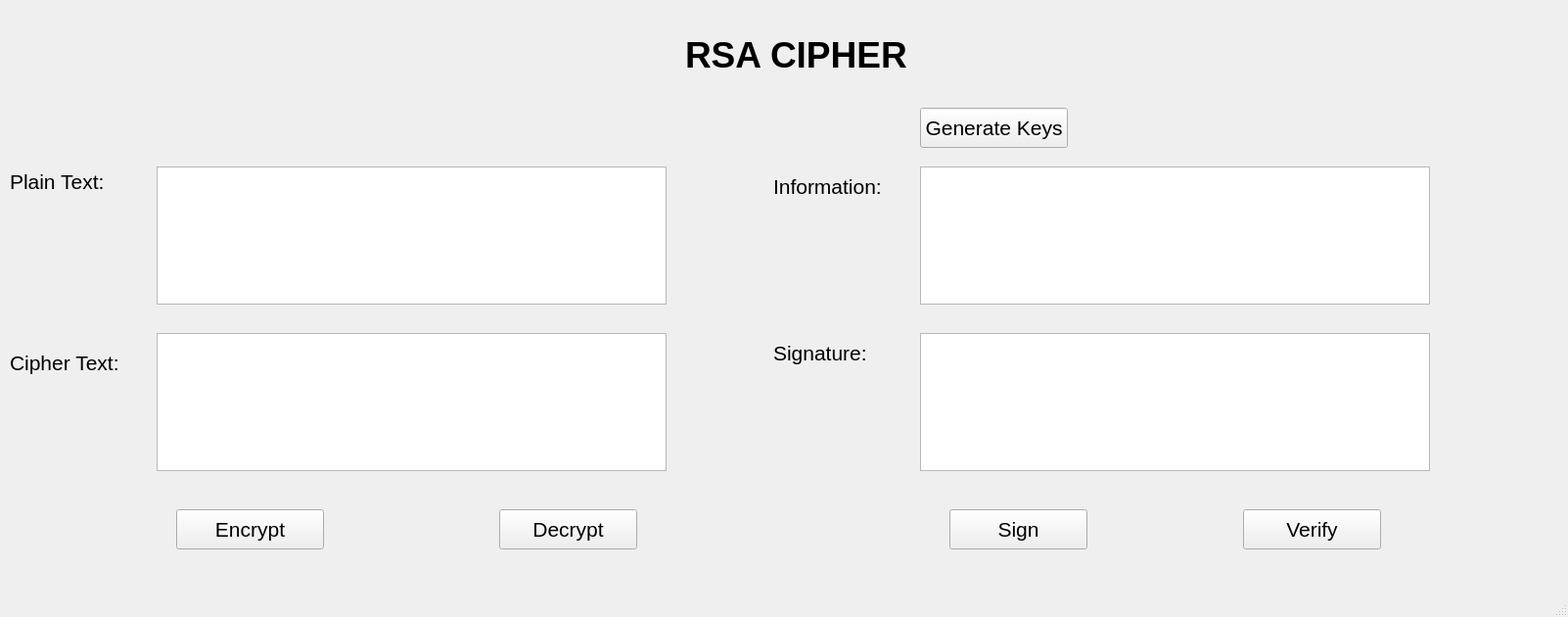
<?xml version="1.0" encoding="UTF-8"?>
<ui version="4.0">
 <class>MainWindow</class>
 <widget class="QMainWindow" name="MainWindow">
  <property name="geometry">
   <rect>
    <x>0</x>
    <y>0</y>
    <width>1602</width>
    <height>630</height>
   </rect>
  </property>
  <property name="windowTitle">
   <string>MainWindow</string>
  </property>
  <widget class="QWidget" name="centralwidget">
   <widget class="QLabel" name="label">
    <property name="geometry">
     <rect>
      <x>700</x>
      <y>30</y>
      <width>241</width>
      <height>51</height>
     </rect>
    </property>
    <property name="font">
     <font>
      <pointsize>28</pointsize>
      <weight>75</weight>
      <bold>true</bold>
     </font>
    </property>
    <property name="text">
     <string>RSA CIPHER</string>
    </property>
   </widget>
   <widget class="QPushButton" name="btn_gen_keys">
    <property name="geometry">
     <rect>
      <x>940</x>
      <y>110</y>
      <width>151</width>
      <height>41</height>
     </rect>
    </property>
    <property name="font">
     <font>
      <pointsize>16</pointsize>
     </font>
    </property>
    <property name="text">
     <string>Generate Keys</string>
    </property>
   </widget>
   <widget class="QPushButton" name="btn_encrypt">
    <property name="geometry">
     <rect>
      <x>180</x>
      <y>520</y>
      <width>151</width>
      <height>41</height>
     </rect>
    </property>
    <property name="font">
     <font>
      <pointsize>16</pointsize>
     </font>
    </property>
    <property name="text">
     <string>Encrypt</string>
    </property>
   </widget>
   <widget class="QPushButton" name="btn_decrypt">
    <property name="geometry">
     <rect>
      <x>510</x>
      <y>520</y>
      <width>141</width>
      <height>41</height>
     </rect>
    </property>
    <property name="font">
     <font>
      <pointsize>16</pointsize>
     </font>
    </property>
    <property name="text">
     <string>Decrypt</string>
    </property>
   </widget>
   <widget class="QPushButton" name="btn_sign">
    <property name="geometry">
     <rect>
      <x>970</x>
      <y>520</y>
      <width>141</width>
      <height>41</height>
     </rect>
    </property>
    <property name="font">
     <font>
      <pointsize>16</pointsize>
     </font>
    </property>
    <property name="text">
     <string>Sign</string>
    </property>
   </widget>
   <widget class="QPushButton" name="btn_verify">
    <property name="geometry">
     <rect>
      <x>1270</x>
      <y>520</y>
      <width>141</width>
      <height>41</height>
     </rect>
    </property>
    <property name="font">
     <font>
      <pointsize>16</pointsize>
     </font>
    </property>
    <property name="text">
     <string>Verify</string>
    </property>
   </widget>
   <widget class="QTextEdit" name="txt_plain_text">
    <property name="geometry">
     <rect>
      <x>160</x>
      <y>170</y>
      <width>521</width>
      <height>141</height>
     </rect>
    </property>
   </widget>
   <widget class="QTextEdit" name="txt_cipher_text">
    <property name="geometry">
     <rect>
      <x>160</x>
      <y>340</y>
      <width>521</width>
      <height>141</height>
     </rect>
    </property>
   </widget>
   <widget class="QTextEdit" name="txt_sign">
    <property name="geometry">
     <rect>
      <x>940</x>
      <y>340</y>
      <width>521</width>
      <height>141</height>
     </rect>
    </property>
   </widget>
   <widget class="QTextEdit" name="txt_info">
    <property name="geometry">
     <rect>
      <x>940</x>
      <y>170</y>
      <width>521</width>
      <height>141</height>
     </rect>
    </property>
   </widget>
   <widget class="QLabel" name="label_2">
    <property name="geometry">
     <rect>
      <x>10</x>
      <y>170</y>
      <width>121</width>
      <height>31</height>
     </rect>
    </property>
    <property name="font">
     <font>
      <pointsize>16</pointsize>
     </font>
    </property>
    <property name="text">
     <string>Plain Text:</string>
    </property>
   </widget>
   <widget class="QLabel" name="label_3">
    <property name="geometry">
     <rect>
      <x>10</x>
      <y>350</y>
      <width>131</width>
      <height>41</height>
     </rect>
    </property>
    <property name="font">
     <font>
      <pointsize>16</pointsize>
     </font>
    </property>
    <property name="text">
     <string>Cipher Text:</string>
    </property>
   </widget>
   <widget class="QLabel" name="label_4">
    <property name="geometry">
     <rect>
      <x>790</x>
      <y>170</y>
      <width>131</width>
      <height>41</height>
     </rect>
    </property>
    <property name="font">
     <font>
      <pointsize>16</pointsize>
     </font>
    </property>
    <property name="text">
     <string>Information:</string>
    </property>
   </widget>
   <widget class="QLabel" name="label_5">
    <property name="geometry">
     <rect>
      <x>790</x>
      <y>340</y>
      <width>111</width>
      <height>41</height>
     </rect>
    </property>
    <property name="font">
     <font>
      <pointsize>16</pointsize>
     </font>
    </property>
    <property name="text">
     <string>Signature:</string>
    </property>
   </widget>
  </widget>
  <widget class="QMenuBar" name="menubar">
   <property name="geometry">
    <rect>
     <x>0</x>
     <y>0</y>
     <width>1602</width>
     <height>21</height>
    </rect>
   </property>
  </widget>
  <widget class="QStatusBar" name="statusbar"/>
 </widget>
 <resources/>
 <connections/>
</ui>
